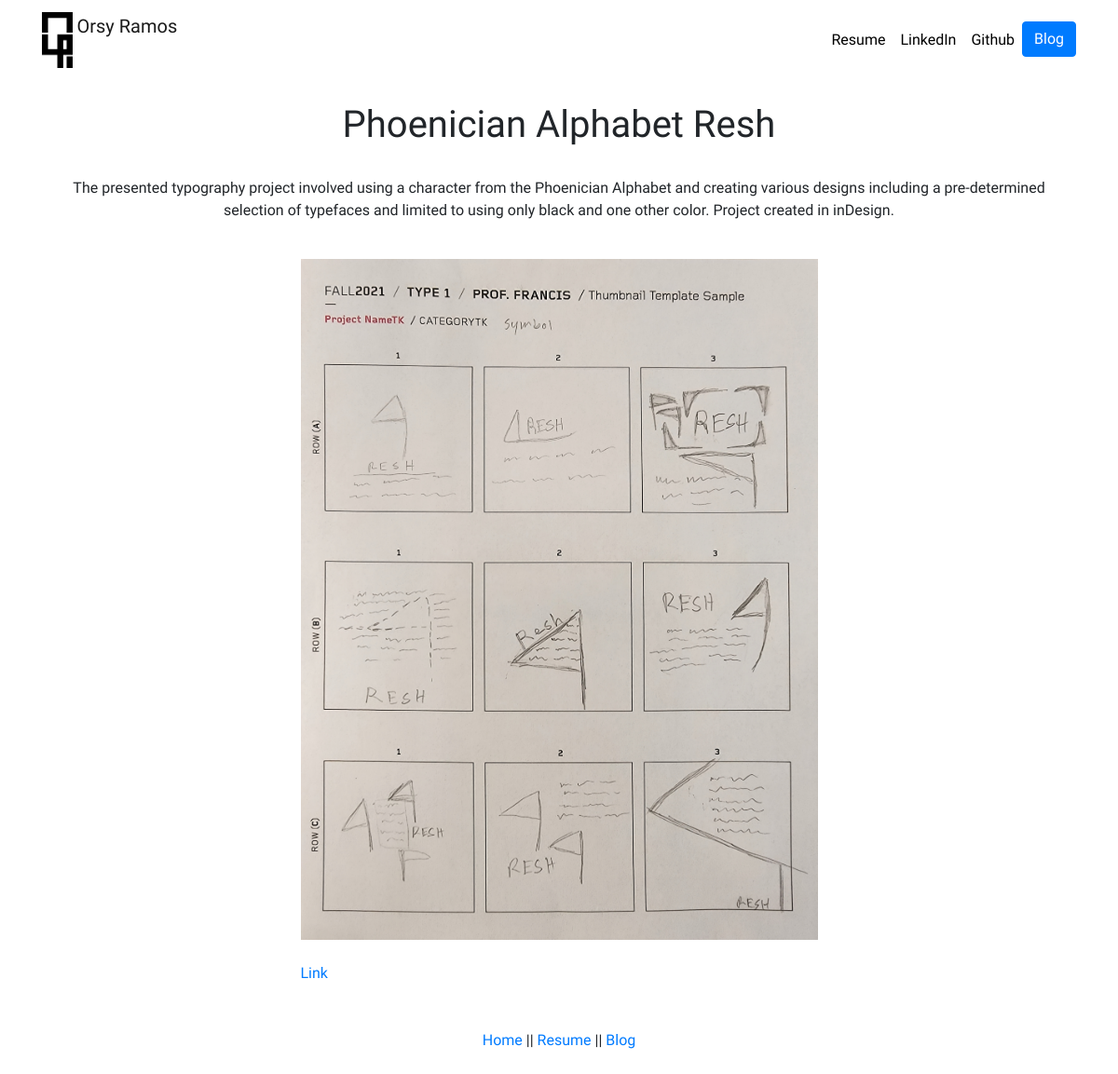
Page /2/ on the committed database.
### portfolio/models.py (models this page shows, shortened)
class Project(models.Model):
    title = models.CharField(max_length=100)
    description = models.TextField(max_length=7000)
    image = models.ImageField(upload_to='portfolio/images/',blank=True)
    image_2 = models.ImageField(upload_to='portfolio/images/',blank=True)
    image_3 = models.ImageField(upload_to='portfolio/images/',blank=True)
    image_4 = models.ImageField(upload_to='portfolio/images/',blank=True)
    image_5 = models.ImageField(upload_to='portfolio/images/',blank=True)
    image_6 = models.ImageField(upload_to='portfolio/images/',blank=True)
    image_7 = models.ImageField(upload_to='portfolio/images/',blank=True)
    image_8 = models.ImageField(upload_to='portfolio/images/',blank=True)
    image_9 = models.ImageField(upload_to='portfolio/images/',blank=True)
    url = models.URLField(blank=True)

### portfolio/views.py (the view)
# urls.py: path('<int:project_id>/', views.project_detail, name='project_detail')
def project_detail(request, project_id):
    project = get_object_or_404(Project, pk=project_id)
    return render(request, 'portfolio/project_detail.html', {'project':project})

### portfolio/templates/portfolio/project_detail.html (shortened to what this page needs)
{% extends 'portfolio/base.html' %}
{% block content %}
<br>
<h1 class="centerText">{{ project.title }}</h1>
<br>
<p class="centerText">{{ project.description }}</p>
<br>
<img src ="{{ project.image.url }}" class="center">
<br>
    {% if project.url %}
        <a href="{{ project.url }}" class="center">Link</a>
    {% endif %}
<br>
{% endblock %}

### portfolio/static/portfolio/custom.css (style rules this page uses)
body { font-family: 'Amatic SC', cursive; }
.center { display: block; margin-left: auto; margin-right: auto; width: 50%; }
.centerText { text-align: center; }

### rows in the picture
Project: title "Phoenician Alphabet Resh", description "The presented typography project involved using a character from the Phoenician Alphabet and creating various designs including a pre-determined selection of typefaces and limited to using only black and one other color. Project created in inDesign.", image (picture)
